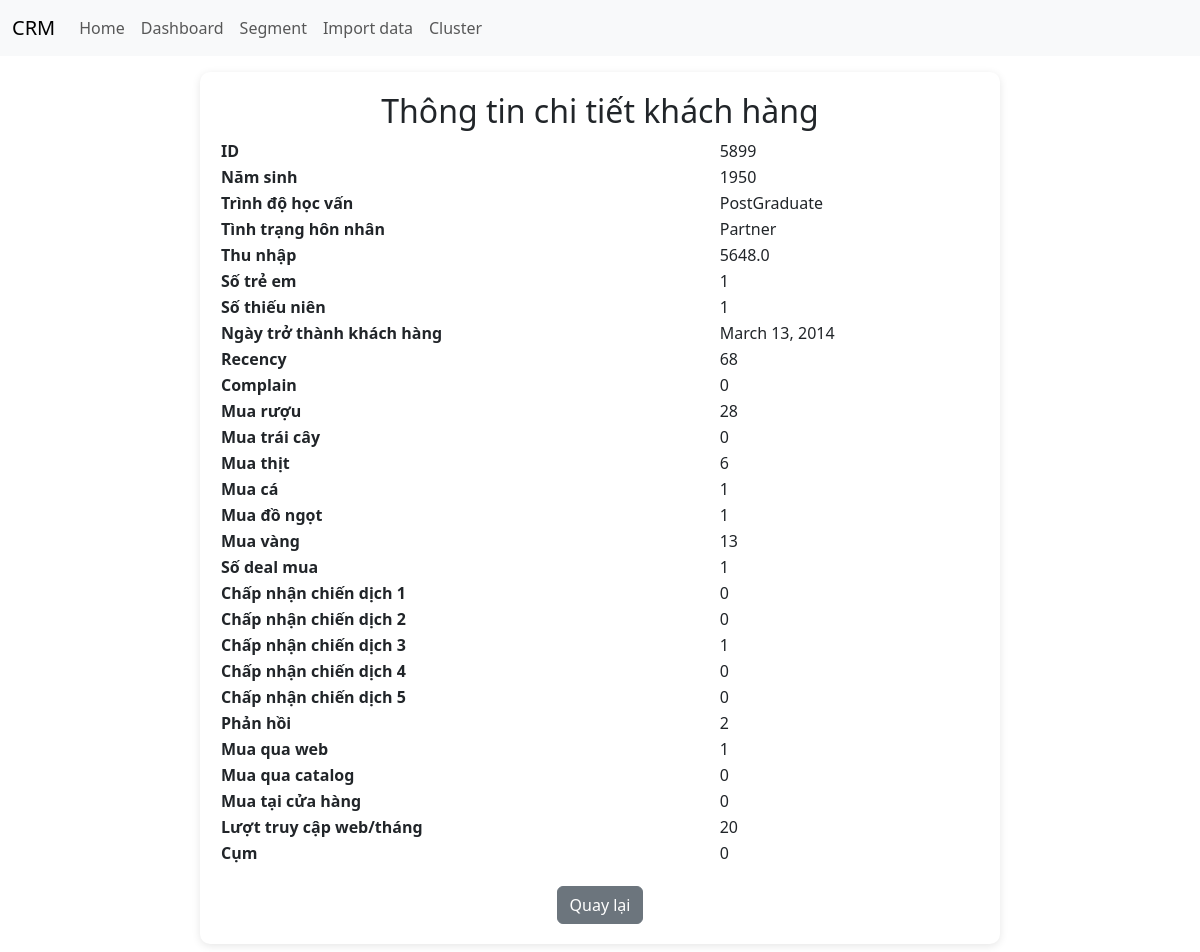
/customer/5899/, run on the app's committed database.
### CPA_APP/models.py (models this page shows, shortened)
class Customer(models.Model):
    customer_id = models.CharField(primary_key=True)
    year_birth = models.IntegerField()
    education = models.CharField(max_length=50)
    marital_status = models.CharField(max_length=50)
    income = models.FloatField(null=True, blank=True)
    kidhome = models.IntegerField()
    teenhome = models.IntegerField()
    dt_customer = models.DateField()
    recency = models.IntegerField()
    complain = models.IntegerField()
    mnt_wines = models.IntegerField()
    mnt_fruits = models.IntegerField()
    mnt_meat_products = models.IntegerField()
    mnt_fish_products = models.IntegerField()
    mnt_sweet_products = models.IntegerField()
    mnt_gold_prods = models.IntegerField()
    num_deals_purchases = models.IntegerField()
    accepted_cmp1 = models.IntegerField()
    accepted_cmp2 = models.IntegerField()
    accepted_cmp3 = models.IntegerField()
    accepted_cmp4 = models.IntegerField()
    accepted_cmp5 = models.IntegerField()
    response = models.IntegerField()
    num_web_purchases = models.IntegerField()
    num_catalog_purchases = models.IntegerField()
    num_store_purchases = models.IntegerField()
    num_web_visits_month = models.IntegerField()
    cluster = models.CharField(max_length=200,null=True, blank=True)  # Optional field for clustering

### CPA_APP/views.py (the view)
# urls.py: path('customer/<str:customer_id>/', views.customer_detail, name='customer_detail'),
def customer_detail(request, customer_id):
    customer = get_object_or_404(Customer, customer_id=customer_id)
    return render(request, 'customer_detail.html', {'customer': customer})

### templates/customer_detail.html
{% extends "main.html" %}
{% block content %}
<div style="max-width: 800px; margin: auto; padding: 20px; background: white; border-radius: 10px; box-shadow: 0 2px 8px rgba(0,0,0,0.1);">
    <h2 style="text-align: center;">Thông tin chi tiết khách hàng</h2>
    <table style="width: 100%; border-collapse: collapse;">
        <tr><th>ID</th><td>{{ customer.customer_id }}</td></tr>
        <tr><th>Năm sinh</th><td>{{ customer.year_birth }}</td></tr>
        <tr><th>Trình độ học vấn</th><td>{{ customer.education }}</td></tr>
        <tr><th>Tình trạng hôn nhân</th><td>{{ customer.marital_status }}</td></tr>
        <tr><th>Thu nhập</th><td>{{ customer.income }}</td></tr>
        <tr><th>Số trẻ em</th><td>{{ customer.kidhome }}</td></tr>
        <tr><th>Số thiếu niên</th><td>{{ customer.teenhome }}</td></tr>
        <tr><th>Ngày trở thành khách hàng</th><td>{{ customer.dt_customer }}</td></tr>
        <tr><th>Recency</th><td>{{ customer.recency }}</td></tr>
        <tr><th>Complain</th><td>{{ customer.complain }}</td></tr>
        <tr><th>Mua rượu</th><td>{{ customer.mnt_wines }}</td></tr>
        <tr><th>Mua trái cây</th><td>{{ customer.mnt_fruits }}</td></tr>
        <tr><th>Mua thịt</th><td>{{ customer.mnt_meat_products }}</td></tr>
        <tr><th>Mua cá</th><td>{{ customer.mnt_fish_products }}</td></tr>
        <tr><th>Mua đồ ngọt</th><td>{{ customer.mnt_sweet_products }}</td></tr>
        <tr><th>Mua vàng</th><td>{{ customer.mnt_gold_prods }}</td></tr>
        <tr><th>Số deal mua</th><td>{{ customer.num_deals_purchases }}</td></tr>
        <tr><th>Chấp nhận chiến dịch 1</th><td>{{ customer.accepted_cmp1 }}</td></tr>
        <tr><th>Chấp nhận chiến dịch 2</th><td>{{ customer.accepted_cmp2 }}</td></tr>
        <tr><th>Chấp nhận chiến dịch 3</th><td>{{ customer.accepted_cmp3 }}</td></tr>
        <tr><th>Chấp nhận chiến dịch 4</th><td>{{ customer.accepted_cmp4 }}</td></tr>
        <tr><th>Chấp nhận chiến dịch 5</th><td>{{ customer.accepted_cmp5 }}</td></tr>
        <tr><th>Phản hồi</th><td>{{ customer.response }}</td></tr>
        <tr><th>Mua qua web</th><td>{{ customer.num_web_purchases }}</td></tr>
        <tr><th>Mua qua catalog</th><td>{{ customer.num_catalog_purchases }}</td></tr>
        <tr><th>Mua tại cửa hàng</th><td>{{ customer.num_store_purchases }}</td></tr>
        <tr><th>Lượt truy cập web/tháng</th><td>{{ customer.num_web_visits_month }}</td></tr>
        <tr><th>Cụm</th><td>{{ customer.cluster }}</td></tr>
    </table>
    <div style="text-align: center; margin-top: 20px;">
        <a href="javascript:history.back()" class="btn btn-secondary">Quay lại</a>
    </div>
</div>
{% endblock %}

### data on the page
Customer: customer_id "5899", year_birth "1950", education "PostGraduate", marital_status "Partner", income "5648.0", kidhome "1", teenhome "1", dt_customer "March 13, 2014", recency "68", complain "0", mnt_wines "28", mnt_fruits "0", mnt_meat_products "6", mnt_fish_products "1", mnt_sweet_products "1", mnt_gold_prods "13", num_deals_purchases "1", accepted_cmp1 "0", accepted_cmp2 "0", accepted_cmp3 "1", accepted_cmp4 "0", accepted_cmp5 "0", response "2", num_web_purchases "1", num_catalog_purchases "0", num_store_purchases "0", num_web_visits_month "20", cluster "0"
